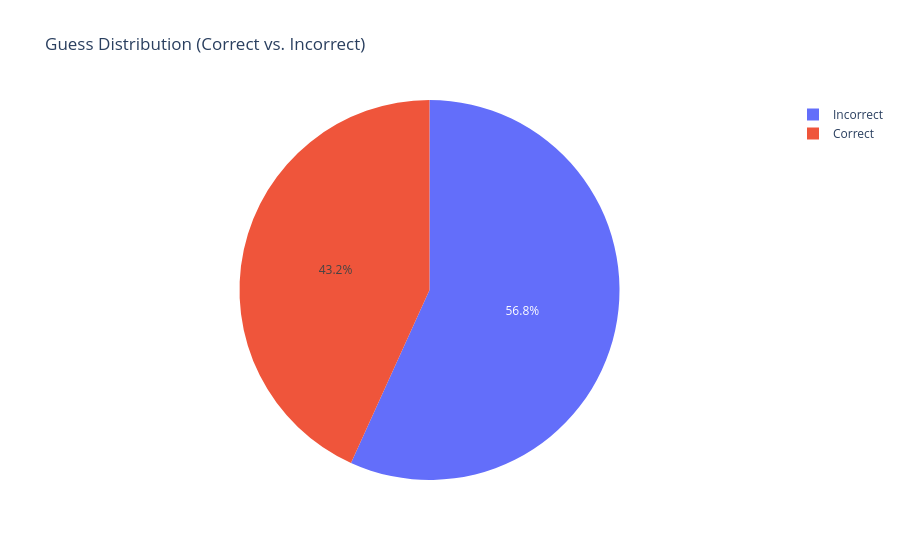
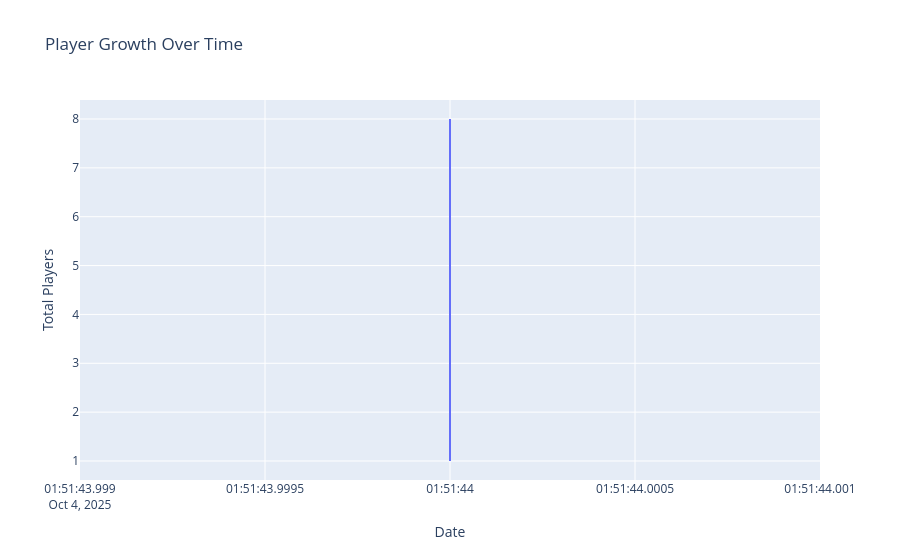

The cell these charts' notebook holds for them, in order:
### Markdown cell above
## 3. User Engagement Metrics

This section dives into player activity, including leaderboards, guess accuracy, and player growth over time.

### Code cell
if 'conn' in locals() and conn:
    # Player Leaderboard (by correct guesses)
    query = """
    SELECT p.name, COUNT(g.id) as correct_guesses
    FROM guesses g
    JOIN players p ON g.player_id = p.id
    WHERE g.is_correct = 1
    GROUP BY p.name
    ORDER BY correct_guesses DESC;
    """
    df_leaderboard = pd.read_sql_query(query, conn)
    print("--- Player Leaderboard (Correct Guesses) ---")
    print(df_leaderboard.to_string(index=False))

    # Guess Distribution (Correct vs. Incorrect)
    query = "SELECT is_correct, COUNT(id) as count FROM guesses GROUP BY is_correct;"
    df_guesses = pd.read_sql_query(query, conn)
    df_guesses['is_correct'] = df_guesses['is_correct'].apply(lambda x: 'Correct' if x == 1 else 'Incorrect')
    fig = px.pie(df_guesses, names='is_correct', values='count', title='Guess Distribution (Correct vs. Incorrect)')
    fig.show()

    # Player Growth Over Time
    query = "SELECT id, name, created_at FROM players ORDER BY created_at;"
    df_players = pd.read_sql_query(query, conn)
    df_players['created_at'] = pd.to_datetime(df_players['created_at'])
    df_players['player_count'] = range(1, len(df_players) + 1)
    fig = px.line(df_players, x='created_at', y='player_count', title='Player Growth Over Time')
    fig.update_xaxes(title_text='Date')
    fig.update_yaxes(title_text='Total Players')
    fig.show()

### Figure 1 — Plotly figure (JSON) as saved in the notebook; plotly's stock layout.template omitted (floating-point values rounded to 4 significant figures)
{"data": [{"domain": {"x": [0, 1], "y": [0, 1]}, "hovertemplate": "is_correct=%{label}<br>count=%{value}<extra></extra>", "labels": ["Incorrect", "Correct"], "legendgroup": "", "name": "", "showlegend": true, "type": "pie", "values": [67, 51]}], "layout": {"legend": {"tracegroupgap": 0}, "title": {"text": "Guess Distribution (Correct vs. Incorrect)"}}}

### Figure 2 — Plotly figure (JSON) as saved in the notebook; plotly's stock layout.template omitted (floating-point values rounded to 4 significant figures)
{"data": [{"hovertemplate": "created_at=%{x}<br>player_count=%{y}<extra></extra>", "legendgroup": "", "line": {"color": "#636efa", "dash": "solid"}, "marker": {"symbol": "circle"}, "mode": "lines", "name": "", "orientation": "v", "showlegend": false, "type": "scatter", "x": ["2025-10-04T01:51:44", "2025-10-04T01:51:44", "2025-10-04T01:51:44", "2025-10-04T01:51:44", "2025-10-04T01:51:44", "2025-10-04T01:51:44", "2025-10-04T01:51:44", "2025-10-04T01:51:44"], "xaxis": "x", "y": [1, 2, 3, 4, 5, 6, 7, 8], "yaxis": "y"}], "layout": {"legend": {"tracegroupgap": 0}, "title": {"text": "Player Growth Over Time"}, "xaxis": {"anchor": "y", "domain": [0, 1], "title": {"text": "Date"}}, "yaxis": {"anchor": "x", "domain": [0, 1], "title": {"text": "Total Players"}}}}
